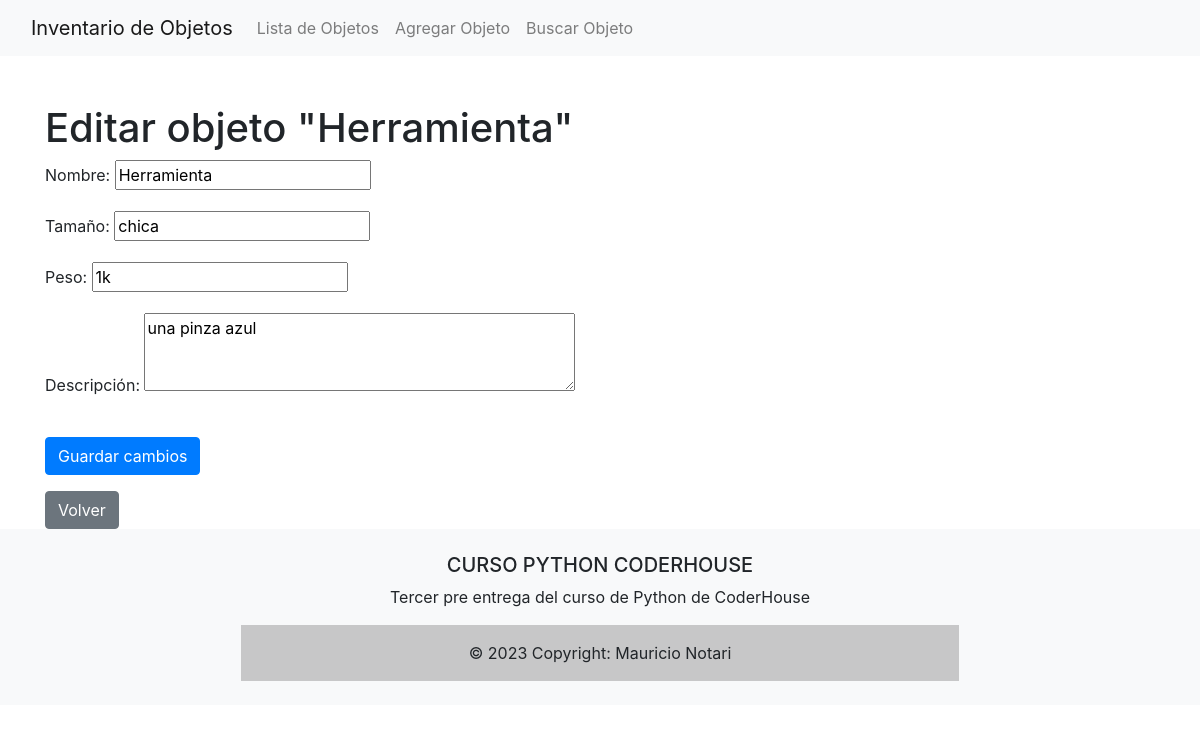
/editar/3/, run on the app's committed database.
### entrega3_app/models.py (models this page shows, shortened)
class Objeto(models.Model):
    nombre = models.CharField(max_length=100)
    tamanio = models.CharField(max_length=100)
    peso = models.CharField(max_length=100)
    descripcion = models.TextField()
    fecha = models.DateField(auto_now=True, auto_now_add=False)

### entrega3_app/views.py (the view)
# urls.py: path('editar/<int:pk>/', views.editar_objeto, name='editar_objeto'),
def editar_objeto(request, pk):
    objeto = get_object_or_404(Objeto, pk=pk)
    if request.method == "POST":
        form = ObjetoForm(request.POST, instance=objeto)
        if form.is_valid():
            objeto = form.save()
            return redirect('lista_objetos')
    else:
        form = ObjetoForm(instance=objeto)
    return render(request, 'editar_objeto.html', {'form': form, 'objeto': objeto})

### entrega3_app/forms.py
class ObjetoForm(forms.ModelForm):
    class Meta:
        model = Objeto
        fields = ['nombre','tamanio','peso','descripcion']
        labels = {
            'nombre' : 'Nombre',
            'tamanio' : 'Tamaño',
            'peso'   : 'Peso',
            'descripcion': 'Descripción'
        }
        widgets = {
            'descripcion': forms.Textarea(attrs={'rows': 3}),
        }

### entrega3_project/templates/editar_objeto.html (shortened to what this page needs)
{% extends 'base.html' %}
{% block content %}
<div class="container mt-5">
  <div class="row">
    <div class="col-md-12">
      <h1>Editar objeto "{{ objeto.nombre }}"</h1>
      <form method="POST">
        {{ form.as_p }}
        <button type="submit" class="btn btn-primary mt-3">Guardar cambios</button>
      </form>
      <a href="{% url 'lista_objetos' %}" class="btn btn-secondary mt-3">Volver</a>
    </div>
  </div>
</div>
{% endblock %}

### data on the page
Objeto: nombre "Herramienta", tamanio "chica", peso "1k", descripcion "una pinza azul"
